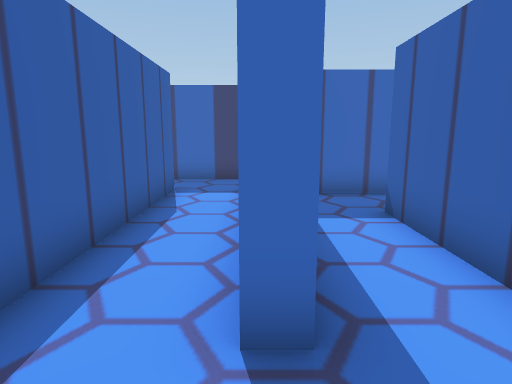
[1] (above)

24 first-person views from a walk through a 3-D level made in the Unity game engine. The camera is 1.5 m above the floor, tilts 10° down and sees 75° across. The floor is counted in squares, 1 m on a side. Each view is taken from the middle of a square. On the plan, view 1 faces up. The plan holds only what a view shows up to about 15 squares ahead; the rest is blank. The place goes on beyond the plan. The player is left out.

[2]
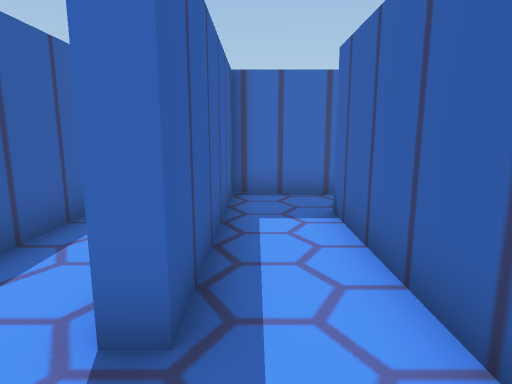

[3]
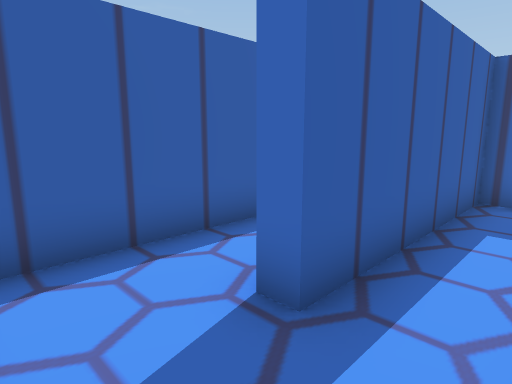

[4]
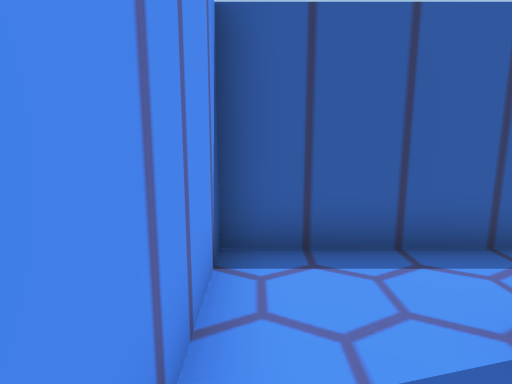

[5]
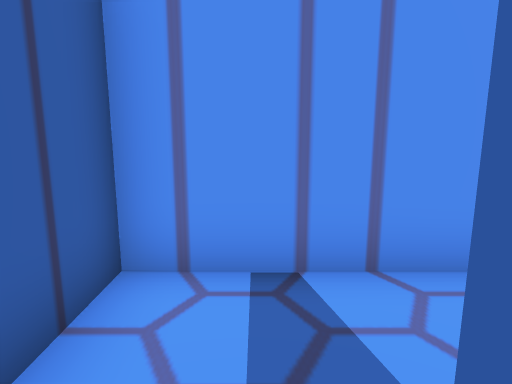

[6]
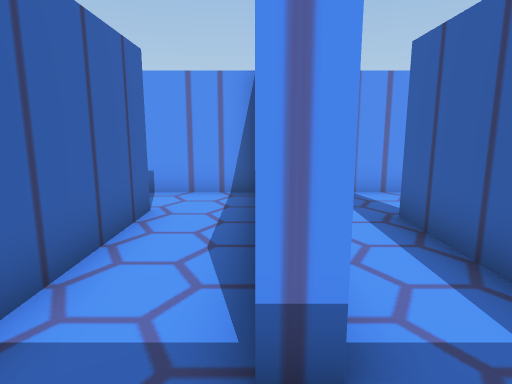

[7]
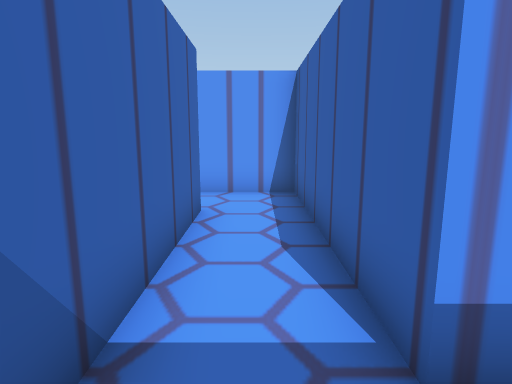

[8]
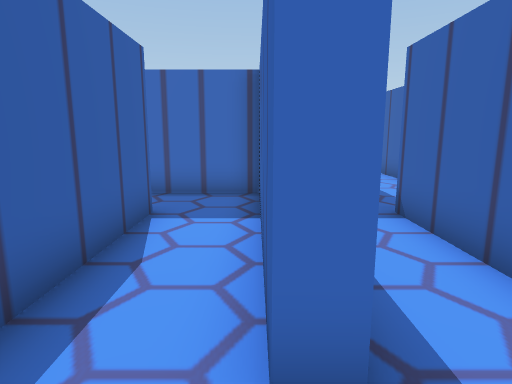

[9]
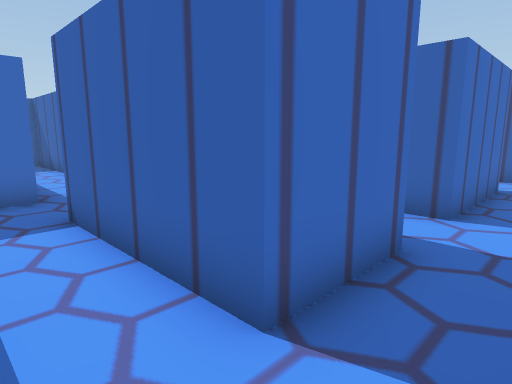

[10]
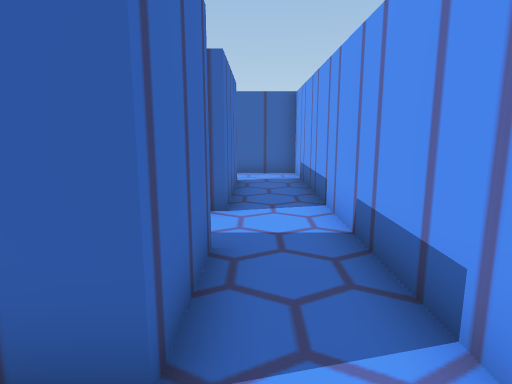

[11]
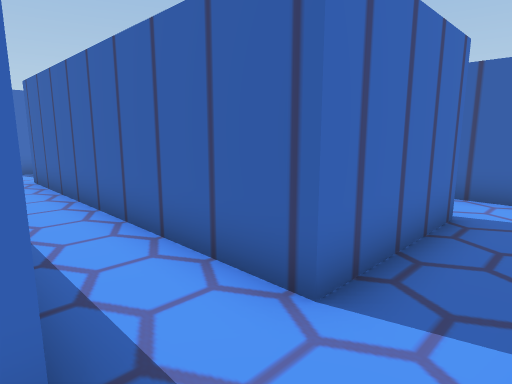

[12]
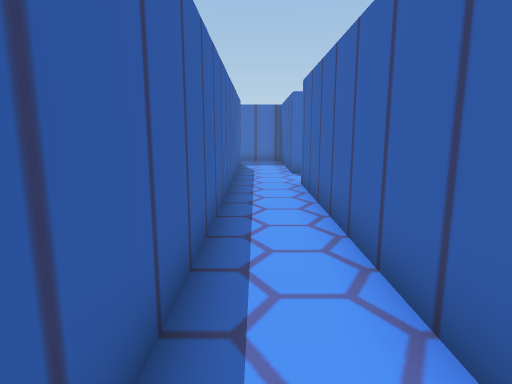

[13]
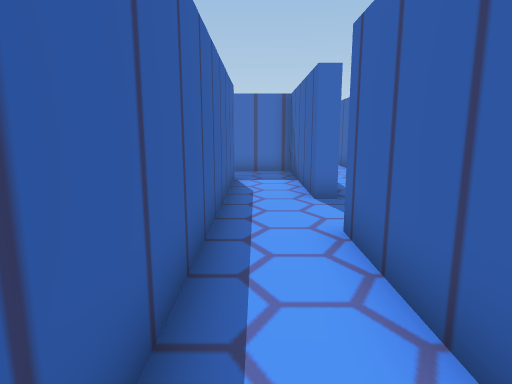

[14]
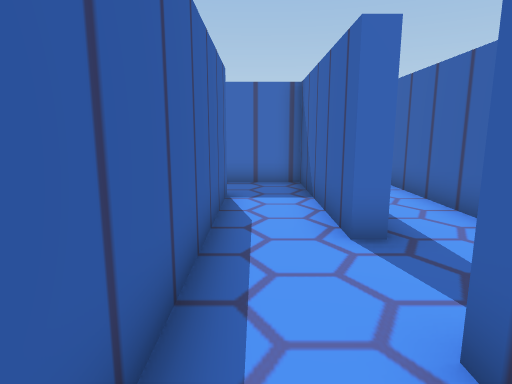

[15]
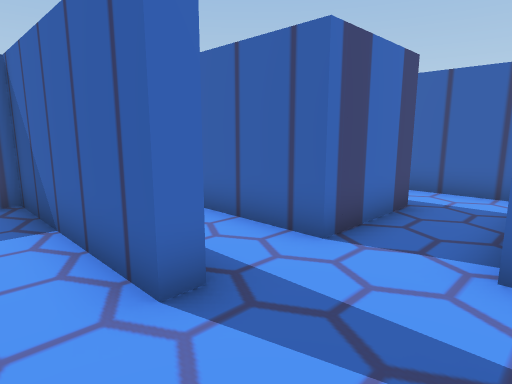

[16]
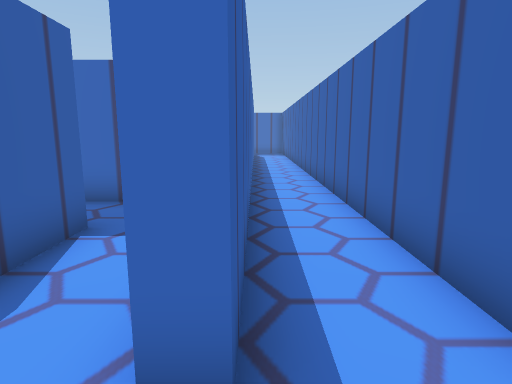

[17]
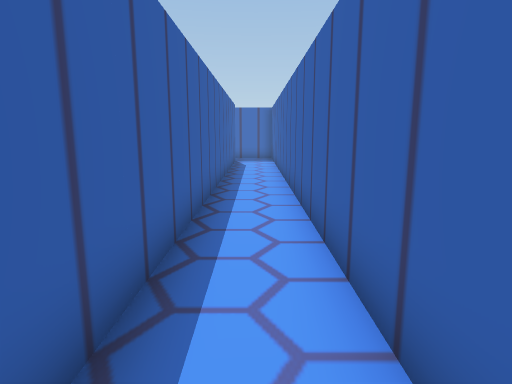

[18]
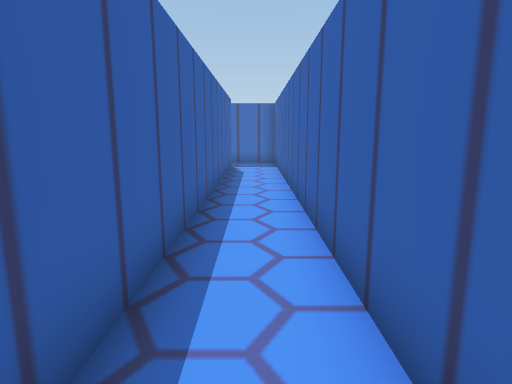

[19]
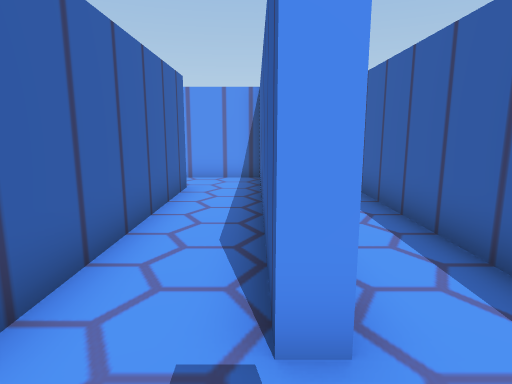

[20]
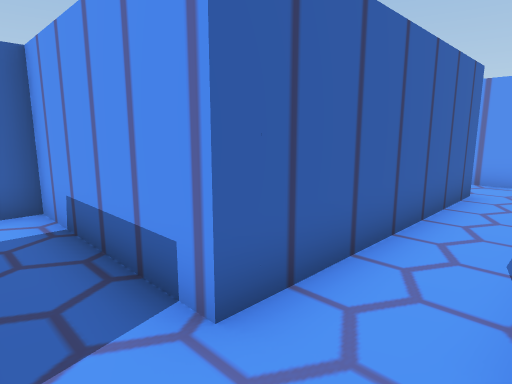

[21]
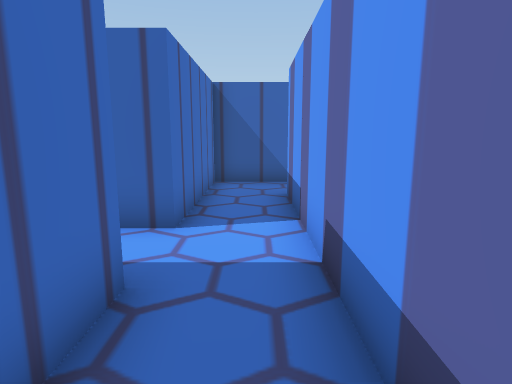

[22]
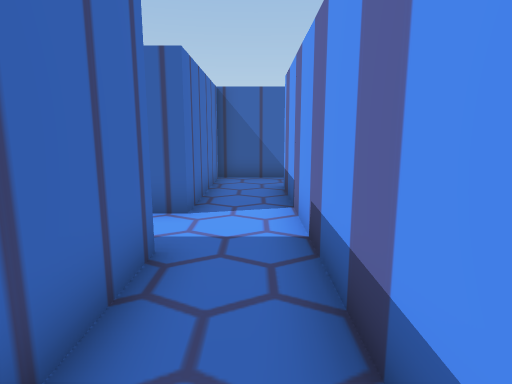

[23]
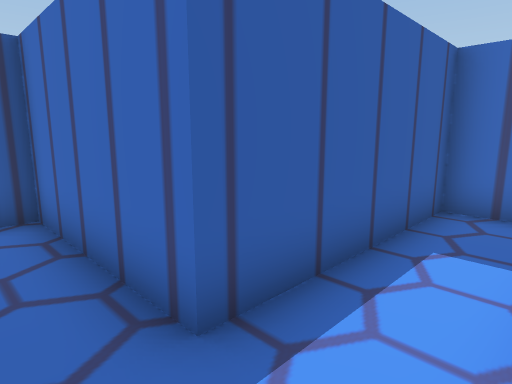

[24]
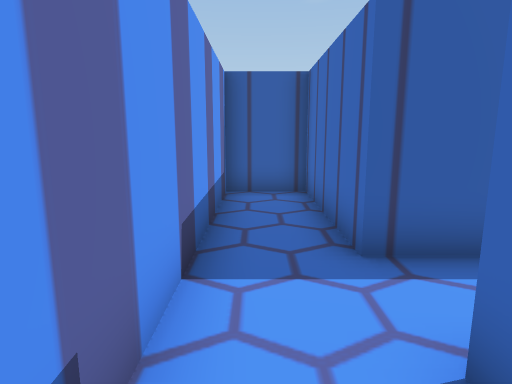

### Floor plan
Points are (right, up) in squares from view 1. A wall is a line through its corners. A room is listed if a view was taken in it or the views show most of it. See-through windows are left out.
Room 1 (views 1, 2, 3, 4, 5)
walls: (-2.2, 2.5) (-2.2, -0.5) (2.5, -0.5) (2.5, 6.3); (2.4, 8.3) (0.4, 8.3) (0.4, 2.1) (-0.1, 2.1)
ways out: opening at (3, 7.5) to room 2; opening at (-1, 3)
Room 2 (views 6, 7)
walls: (2.5, 6.3) (3, 6.3) (3, -0.5) (4.4, -0.5); (5.1, 8.3) (2.4, 8.3); (5.1, 1.6) (5.1, 6.8)
ways out: opening at (3, 7.5) to room 1; opening at (5, 0.5) to room 3
Room 3 (views 8, 9, 10, 11, 12, 13, 14, 15, 16, 17, 18, 19, 20, 21, 22, 23, 24)
walls: (9.8, 11.1) (9.8, 17.8); (7.8, 8.3) (7, 8.3); (18.1, 14.6) (15, 14.6) (15, 31.5); (15, 4.6) (15, 12.5) (20.1, 12.5) (20.1, 14.4); (12.9, 2.6) (15.5, 2.6); (10.4, 1.6) (7.7, 1.6) (7.7, 6.4); (5.6, 1.6) (5.1, 1.6); (7.8, -0.5) (18.6, -0.5) (18.6, 2.1); (16.6, 1.6) (12.4, 1.6) (12.4, 12) (12.9, 12) (12.9, 5.8); (4.4, -0.5) (5.8, -0.5); (6.2, 26) (5.1, 26) (5.1, 20.3) (0.4, 20.3) (0.4, 18.2) (10.3, 18.2) (10.3, 2.8); (12.9, 31.5) (12.9, 14.6) (12.4, 14.6) (12.4, 20.3) (7.2, 20.3) (7.2, 21.2)
ways out: opening at (5, 0.5) to room 2; opening at (15.5, 3.5); opening at (17.5, 2); opening at (19, 15)

Where each view was taken, in squares from view 1:
view 1: 0 up, 0 right, facing up
view 2: 0 up, 1 right, facing up
view 3: 0 up, 2 right, facing up-left
view 4: 0 up, 2 right, facing left
view 5: 3 up, 1 right, facing down
view 6: 8 up, 3 right, facing down
view 7: 8 up, 4 right, facing down
view 8: 0 up, 5 right, facing up
view 9: 0 up, 6 right, facing up-right
view 10: 1 up, 6 right, facing right
view 11: 0 up, 10 right, facing up-right
view 12: 2 up, 11 right, facing up
view 13: 7 up, 11 right, facing up
view 14: 10 up, 11 right, facing up
view 15: 12 up, 11 right, facing up-right
view 16: 13 up, 13 right, facing up
view 17: 18 up, 14 right, facing up
view 18: 21 up, 14 right, facing up
view 19: 14 up, 13 right, facing down
view 20: 14 up, 13 right, facing down-right
view 21: 19 up, 2 right, facing right
view 22: 19 up, 1 right, facing right
view 23: 19 up, 7 right, facing up-left
view 24: 19 up, 9 right, facing left
